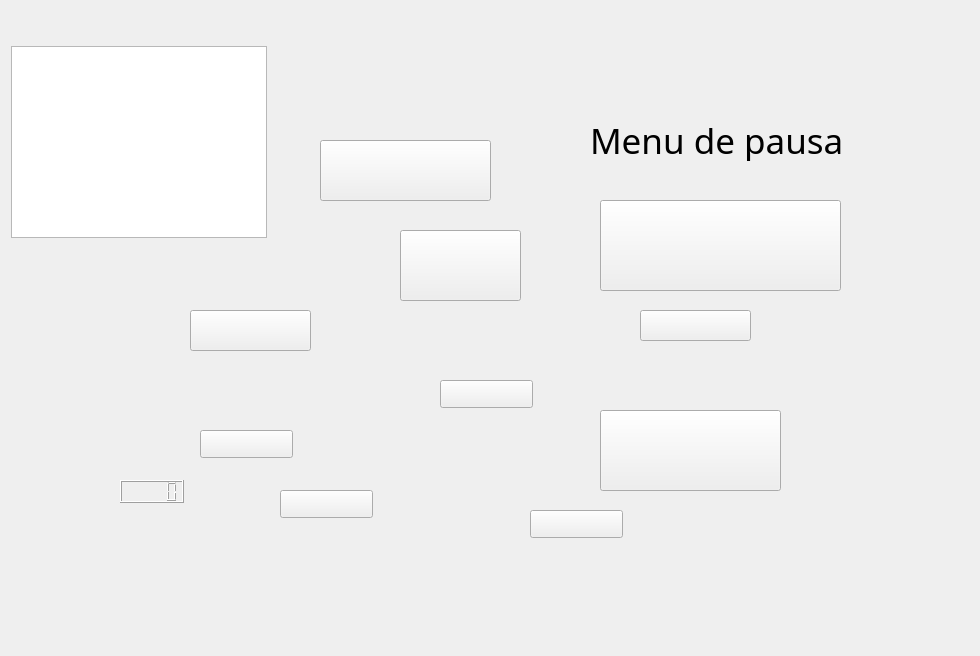
<?xml version="1.0" encoding="UTF-8"?>
<ui version="4.0">
 <class>MainWindow</class>
 <widget class="QMainWindow" name="MainWindow">
  <property name="geometry">
   <rect>
    <x>0</x>
    <y>0</y>
    <width>980</width>
    <height>656</height>
   </rect>
  </property>
  <widget class="QWidget" name="centralwidget">
   <property name="sizePolicy">
    <sizepolicy hsizetype="Minimum" vsizetype="Fixed">
     <horstretch>0</horstretch>
     <verstretch>0</verstretch>
    </sizepolicy>
   </property>
   <widget class="QGraphicsView" name="graphicsView">
    <property name="geometry">
     <rect>
      <x>11</x>
      <y>46</y>
      <width>256</width>
      <height>192</height>
     </rect>
    </property>
   </widget>
   <widget class="QPushButton" name="btn_1_jug">
    <property name="geometry">
     <rect>
      <x>190</x>
      <y>310</y>
      <width>121</width>
      <height>41</height>
     </rect>
    </property>
    <property name="styleSheet">
     <string notr="true">border-image: url(:/Imagenes/Botones/boton 1 jugador.png);</string>
    </property>
    <property name="text">
     <string/>
    </property>
   </widget>
   <widget class="QPushButton" name="btn_multi">
    <property name="geometry">
     <rect>
      <x>280</x>
      <y>490</y>
      <width>93</width>
      <height>28</height>
     </rect>
    </property>
    <property name="styleSheet">
     <string notr="true">border-image: url(:/Imagenes/Botones/boton multijugador.png);</string>
    </property>
    <property name="text">
     <string/>
    </property>
   </widget>
   <widget class="QPushButton" name="btn_salir">
    <property name="geometry">
     <rect>
      <x>400</x>
      <y>230</y>
      <width>121</width>
      <height>71</height>
     </rect>
    </property>
    <property name="styleSheet">
     <string notr="true">border-image: url(:/Imagenes/Botones/boton salir.png);</string>
    </property>
    <property name="text">
     <string/>
    </property>
   </widget>
   <widget class="QPushButton" name="btn_nueva_par">
    <property name="geometry">
     <rect>
      <x>530</x>
      <y>510</y>
      <width>93</width>
      <height>28</height>
     </rect>
    </property>
    <property name="styleSheet">
     <string notr="true">border-image: url(:/Imagenes/Botones/boton nueva partida.png);</string>
    </property>
    <property name="text">
     <string/>
    </property>
   </widget>
   <widget class="QPushButton" name="btn_cargar_par">
    <property name="geometry">
     <rect>
      <x>440</x>
      <y>380</y>
      <width>93</width>
      <height>28</height>
     </rect>
    </property>
    <property name="styleSheet">
     <string notr="true">border-image: url(:/Imagenes/Botones/boton cargar partida.png);</string>
    </property>
    <property name="text">
     <string/>
    </property>
   </widget>
   <widget class="QPushButton" name="btn_volver">
    <property name="geometry">
     <rect>
      <x>640</x>
      <y>310</y>
      <width>111</width>
      <height>31</height>
     </rect>
    </property>
    <property name="styleSheet">
     <string notr="true">border-image: url(:/Imagenes/Botones/boton volver.png);</string>
    </property>
    <property name="text">
     <string/>
    </property>
   </widget>
   <widget class="QPushButton" name="btn_iniciar">
    <property name="geometry">
     <rect>
      <x>200</x>
      <y>430</y>
      <width>93</width>
      <height>28</height>
     </rect>
    </property>
    <property name="styleSheet">
     <string notr="true">border-image: url(:/Imagenes/Botones/boton iniciar.png);</string>
    </property>
    <property name="text">
     <string/>
    </property>
   </widget>
   <widget class="QLCDNumber" name="lcdNumber">
    <property name="geometry">
     <rect>
      <x>120</x>
      <y>480</y>
      <width>64</width>
      <height>23</height>
     </rect>
    </property>
   </widget>
   <widget class="QLabel" name="n_enemigo1">
    <property name="geometry">
     <rect>
      <x>570</x>
      <y>180</y>
      <width>181</width>
      <height>51</height>
     </rect>
    </property>
    <property name="font">
     <font>
      <family>Lucida Calligraphy</family>
      <pointsize>16</pointsize>
     </font>
    </property>
    <property name="styleSheet">
     <string notr="true">color: rgb(255, 255, 255);</string>
    </property>
    <property name="text">
     <string>&lt;html&gt;&lt;head/&gt;&lt;body&gt;&lt;p&gt;&lt;br/&gt;&lt;/p&gt;&lt;/body&gt;&lt;/html&gt;</string>
    </property>
   </widget>
   <widget class="QLabel" name="n_enemigo1_2">
    <property name="geometry">
     <rect>
      <x>770</x>
      <y>290</y>
      <width>181</width>
      <height>51</height>
     </rect>
    </property>
    <property name="font">
     <font>
      <family>Lucida Calligraphy</family>
      <pointsize>16</pointsize>
     </font>
    </property>
    <property name="styleSheet">
     <string notr="true">
color: rgb(0, 0, 0);</string>
    </property>
    <property name="text">
     <string>&lt;html&gt;&lt;head/&gt;&lt;body&gt;&lt;p&gt;&lt;br/&gt;&lt;/p&gt;&lt;/body&gt;&lt;/html&gt;</string>
    </property>
   </widget>
   <widget class="QPushButton" name="btn_reanudar">
    <property name="geometry">
     <rect>
      <x>320</x>
      <y>140</y>
      <width>171</width>
      <height>61</height>
     </rect>
    </property>
    <property name="styleSheet">
     <string notr="true">border-image: url(:/Imagenes/Botones/boton reanudar partida.png);</string>
    </property>
    <property name="text">
     <string/>
    </property>
   </widget>
   <widget class="QLabel" name="pausa">
    <property name="geometry">
     <rect>
      <x>590</x>
      <y>120</y>
      <width>411</width>
      <height>41</height>
     </rect>
    </property>
    <property name="font">
     <font>
      <family>Lucida Handwriting</family>
      <pointsize>26</pointsize>
     </font>
    </property>
    <property name="text">
     <string>Menu de pausa</string>
    </property>
   </widget>
   <widget class="QPushButton" name="btn_guardar">
    <property name="geometry">
     <rect>
      <x>600</x>
      <y>410</y>
      <width>181</width>
      <height>81</height>
     </rect>
    </property>
    <property name="styleSheet">
     <string notr="true">border-image: url(:/Imagenes/Botones/boton guardar partida.png);</string>
    </property>
    <property name="text">
     <string/>
    </property>
   </widget>
   <widget class="QPushButton" name="btn_volver_menu">
    <property name="geometry">
     <rect>
      <x>600</x>
      <y>200</y>
      <width>241</width>
      <height>91</height>
     </rect>
    </property>
    <property name="styleSheet">
     <string notr="true">border-image: url(:/Imagenes/Botones/boton volver al menu.png);</string>
    </property>
    <property name="text">
     <string/>
    </property>
   </widget>
   <widget class="QLabel" name="rect">
    <property name="geometry">
     <rect>
      <x>420</x>
      <y>510</y>
      <width>81</width>
      <height>101</height>
     </rect>
    </property>
    <property name="styleSheet">
     <string notr="true">background-image: url(:/Imagenes/Menu/rectangulo.png);</string>
    </property>
    <property name="text">
     <string/>
    </property>
   </widget>
   <zorder>graphicsView</zorder>
   <zorder>btn_1_jug</zorder>
   <zorder>btn_multi</zorder>
   <zorder>btn_nueva_par</zorder>
   <zorder>btn_cargar_par</zorder>
   <zorder>btn_volver</zorder>
   <zorder>btn_iniciar</zorder>
   <zorder>lcdNumber</zorder>
   <zorder>n_enemigo1</zorder>
   <zorder>n_enemigo1_2</zorder>
   <zorder>rect</zorder>
   <zorder>btn_reanudar</zorder>
   <zorder>btn_volver_menu</zorder>
   <zorder>btn_salir</zorder>
   <zorder>btn_guardar</zorder>
   <zorder>pausa</zorder>
  </widget>
 </widget>
 <resources/>
 <connections/>
</ui>
